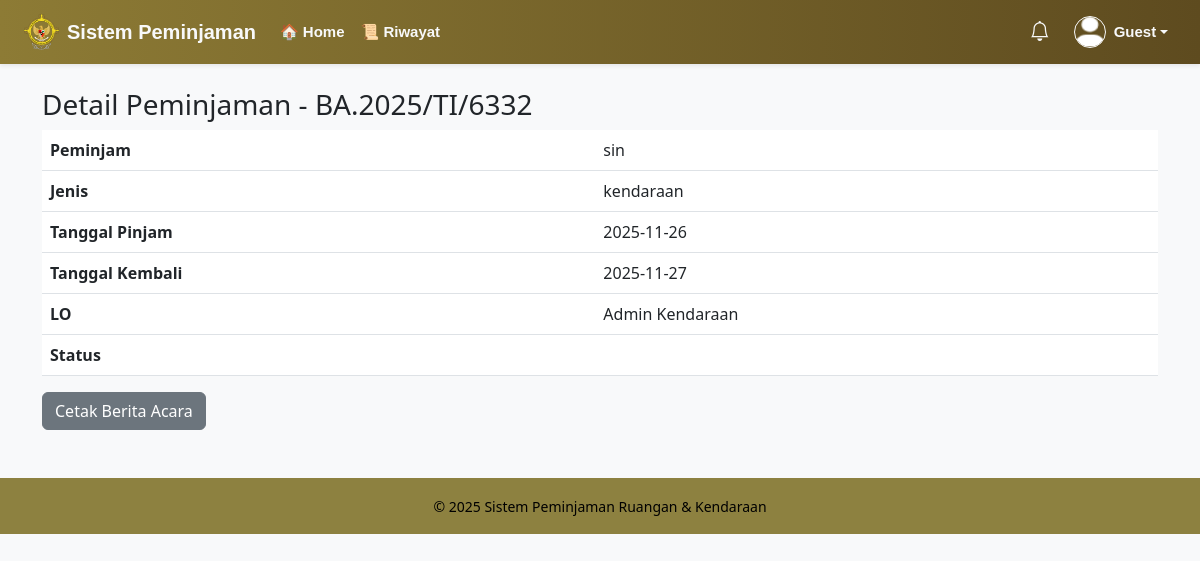
Page /pages/pinjam.php?kode=BA.2025/TI/6332 on the committed database.
### tables this page shows
CREATE TABLE `peminjaman` (
  `id` int(11) NOT NULL,
  `kode_peminjaman` varchar(50) DEFAULT NULL,
  `id_user` int(11) DEFAULT NULL,
  `jenis` enum('ruangan','kendaraan') NOT NULL,
  `id_item` int(11) NOT NULL,
  `tanggal_pinjam` date DEFAULT NULL,
  `tanggal_kembali` date DEFAULT NULL,
  `status` enum('pending_return','pending','approved','rejected','dipinjam','dikembalikan') DEFAULT 'pending',
  `keterangan_user` text DEFAULT NULL,
  `lo` varchar(100) DEFAULT NULL,
  `created_at` timestamp NOT NULL DEFAULT current_timestamp(),
  `tanggal_kembali_aktual` date DEFAULT NULL
);

CREATE TABLE `user` (
  `id` int(11) NOT NULL,
  `nama` varchar(100) NOT NULL,
  `username` varchar(50) NOT NULL,
  `password` varchar(255) NOT NULL,
  `role` enum('super_admin','admin_ruangan','admin_kendaraan','user') DEFAULT 'user',
  `created_at` timestamp NOT NULL DEFAULT current_timestamp(),
  `nip` varchar(30) DEFAULT NULL
);

### pages/pinjam.php (the view, shortened to what this page needs)
<?php
require_once("../koneksi.php");
$kode = $_GET['kode'];
$stmt = $con->prepare("SELECT p.*, u.nama as peminjam FROM peminjaman p JOIN user u ON p.id_user = u.id WHERE p.kode_peminjaman = ?");
$stmt->bind_param("s", $kode);
$stmt->execute();
$row = $stmt->get_result()->fetch_assoc();
include("includes/header.php");
include("includes/navbar.php");
?>
<div class="container mt-4">
    <h3>Detail Peminjaman - <?= htmlspecialchars($row['kode_peminjaman']) ?></h3>
    <table class="table">
        <tr><th>Peminjam</th><td><?= htmlspecialchars($row['peminjam']) ?></td></tr>
        <tr><th>Jenis</th><td><?= htmlspecialchars($row['jenis']) ?></td></tr>
        <tr><th>Tanggal Pinjam</th><td><?= htmlspecialchars($row['tanggal_pinjam']) ?></td></tr>
        <tr><th>Tanggal Kembali</th><td><?= htmlspecialchars($row['tanggal_kembali']) ?></td></tr>
        <tr><th>LO</th><td><?= htmlspecialchars($row['lo']) ?></td></tr>
        <tr><th>Status</th><td><?= htmlspecialchars($row['status']) ?></td></tr>
    </table>
    <a href="generate_ba.php?id_peminjaman=<?= $row['id'] ?>" class="btn btn-secondary">Cetak Berita Acara</a>
</div>
<?php include("includes/footer.php"); ?>

### rows in the picture
peminjaman: kode_peminjaman "BA.2025/TI/6332", id_user.nama "sin", jenis "kendaraan", tanggal_pinjam "2025-11-26", tanggal_kembali "2025-11-27", lo "Admin Kendaraan"

### other values in the picture
$systemTitle "Sistem Peminjaman"
$nama "Guest"
